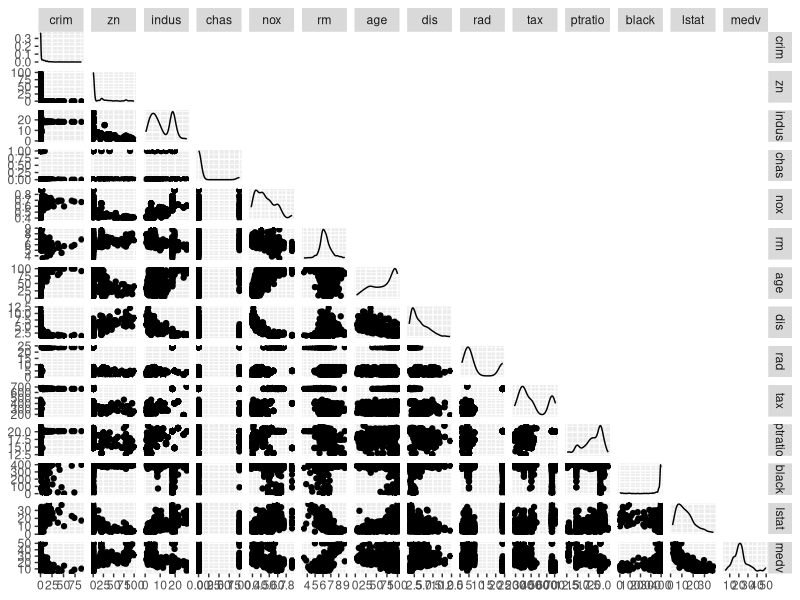
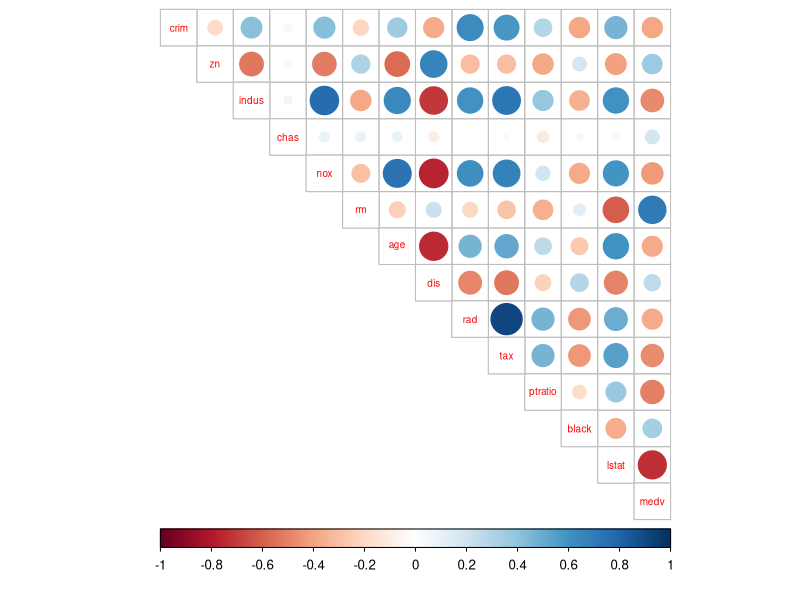
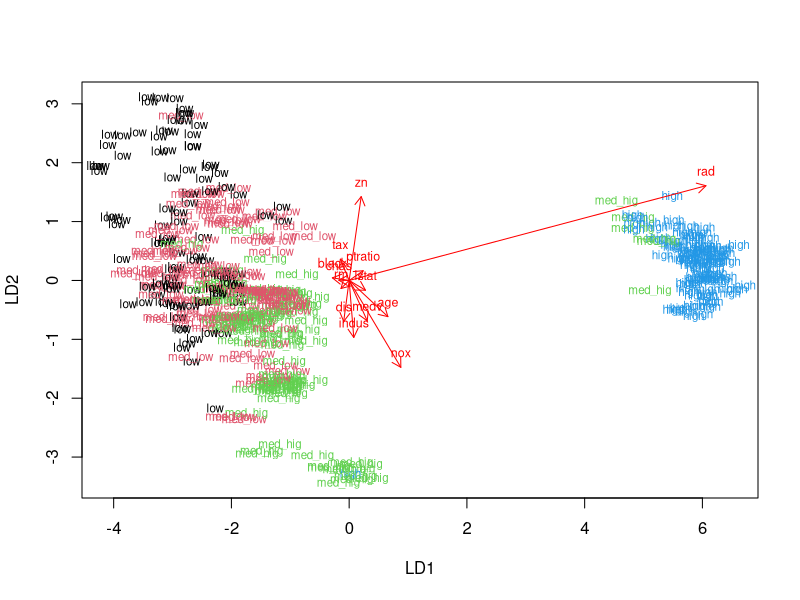

R code for these plots, in order: (Note: this script raises an error after producing the figures.)
## ---- chunk 1
library(MASS)
library(ggplot2)
library(GGally)
library(tidyr)
library(corrplot)
data(Boston)
## ---- chunk 2
str(Boston)
dim(Boston)
## ---- chunk 3
p <- ggpairs(Boston, upper=NULL, lower = list(combo = wrap("facethist", bins = 20)))
p
## ---- chunk 4
# calculate the correlation matrix and round it
cor_matrix<-cor(Boston) 

# print the correlation matrix
cor_matrix <- cor_matrix %>% round(digits=2)

# visualize the correlation matrix
corrplot(cor_matrix, method="circle", type ="upper", cl.pos="b", tl.pos="d", tl.cex=0.6)
## ---- chunk 5
summary(Boston)
## ---- chunk 6
boston_scaled <- scale(Boston)
boston_scaled <- as.data.frame(boston_scaled)
summary(boston_scaled)
## ---- chunk 7
# save the scaled crim as scaled_crim
scaled_crim <- scale(boston_scaled$crim)

# create a quantile vector of crim
bins <- quantile(scaled_crim)

# create a categorical variable 'crime'
crime <- cut(scaled_crim, breaks = bins, include.lowest = TRUE, label=c("low","med_low","med_hig","high") )

# remove original crim from the dataset
boston_scaled <- dplyr::select(boston_scaled, -crim)

# add the new categorical value to scaled data
boston_scaled <- data.frame(boston_scaled, crime)

# number of rows in the Boston dataset 
n <- nrow(Boston)

# choose randomly 80% of the rows
ind <- sample(n,  size = n * 0.8)

# create train set
train <- boston_scaled[ind,]

# create test set 
test <- boston_scaled[-ind,]
## ---- chunk 8
# LDA fit on train-set
lda.fit <- lda(crime ~ . , data = train)

# arrow-function for the plotting
lda.arrows <- function(x, myscale = 1, arrow_heads = 0.1, color = "red", tex = 0.75, choices = c(1,2)){
  heads <- coef(x)
  arrows(x0 = 0, y0 = 0, 
         x1 = myscale * heads[,choices[1]], 
         y1 = myscale * heads[,choices[2]], col=color, length = arrow_heads)
  text(myscale * heads[,choices], labels = row.names(heads), 
       cex = tex, col=color, pos=3)
}

# target classes as numeric (for arrow plot)
classes <- as.numeric(train$crime)

# plot the lda results
plot(lda.fit, dimen = 2, col=classes, pch = classes)
lda.arrows(lda.fit, myscale = 2)
## ---- chunk 9
# save the correct classes from test data
correct_classes <- test$crime

# remove the crime variable from test data
test <- dplyr::select(test, -crime)

# predict classes with test data
lda.pred <- predict(lda.fit, newdata = test)

# cross tabulate the results
table(correct = correct_classes, predicted = lda.pred$class) %>% addmargins()
## ---- chunk 10
data("Boston")
Boston <- scale(Boston)
dist_eu <- dist(Boston)
km <-kmeans(Boston, dist_eu, centers = 2)

# determine the number of clusters
k_max <- 10

# calculate the total within sum of squares
twcss <- sapply(1:k_max, function(k){kmeans(dist_eu, k)$tot.withinss})

# visualize the results
plot(1:k_max, twcss, type='b')

km <-kmeans(Boston, dist_eu, centers = 3)

## ---- chunk 11
# plot the Boston dataset with clusters
pairs(Boston, col = km$cluster)
## ---- chunk 12
# initialtion: load, scale, compute distances and run km-clustring (2-clusters)
data("Boston")
Boston <- scale(Boston)
Boston <- as.data.frame(Boston)
dist_eu <- dist(Boston)
km <-kmeans(Boston, dist_eu, centers = 3)

# LDA
lda.fit <- lda(km$cluster ~ . , data = Boston)

# arrow-function for the plotting
lda.arrows <- function(x, myscale = 1, arrow_heads = 0.1, color = "blue", tex = 0.75, choices = c(1,2)){
  heads <- coef(x)
  arrows(x0 = 0, y0 = 0, 
         x1 = myscale * heads[,choices[1]], 
         y1 = myscale * heads[,choices[2]], col=color, length = arrow_heads)
  text(myscale * heads[,choices], labels = row.names(heads), 
       cex = tex, col=color, pos=3)
}

# target classes as numeric (for arrow plot)
classes <- as.numeric(km$cluster)

# plot the lda results
plot(lda.fit, dimen = 2, col=classes, pch = classes)
lda.arrows(lda.fit, myscale = 3)
